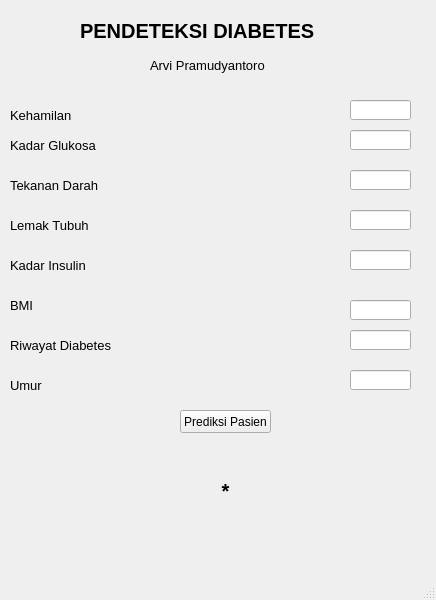
<?xml version="1.0" encoding="UTF-8"?>
<ui version="4.0">
 <class>MainWindow</class>
 <widget class="QMainWindow" name="MainWindow">
  <property name="geometry">
   <rect>
    <x>0</x>
    <y>0</y>
    <width>436</width>
    <height>600</height>
   </rect>
  </property>
  <property name="windowTitle">
   <string>MainWindow</string>
  </property>
  <widget class="QWidget" name="centralwidget">
   <widget class="QLabel" name="label">
    <property name="geometry">
     <rect>
      <x>80</x>
      <y>0</y>
      <width>311</width>
      <height>61</height>
     </rect>
    </property>
    <property name="font">
     <font>
      <pointsize>15</pointsize>
      <weight>75</weight>
      <bold>true</bold>
     </font>
    </property>
    <property name="text">
     <string>PENDETEKSI DIABETES</string>
    </property>
   </widget>
   <widget class="QLabel" name="label_2">
    <property name="geometry">
     <rect>
      <x>150</x>
      <y>50</y>
      <width>151</width>
      <height>31</height>
     </rect>
    </property>
    <property name="font">
     <font>
      <pointsize>10</pointsize>
      <weight>50</weight>
      <bold>false</bold>
     </font>
    </property>
    <property name="text">
     <string>Arvi Pramudyantoro</string>
    </property>
   </widget>
   <widget class="QLabel" name="label_3">
    <property name="geometry">
     <rect>
      <x>10</x>
      <y>100</y>
      <width>171</width>
      <height>31</height>
     </rect>
    </property>
    <property name="font">
     <font>
      <pointsize>10</pointsize>
      <weight>50</weight>
      <bold>false</bold>
     </font>
    </property>
    <property name="text">
     <string>Kehamilan</string>
    </property>
   </widget>
   <widget class="QLabel" name="label_4">
    <property name="geometry">
     <rect>
      <x>10</x>
      <y>130</y>
      <width>171</width>
      <height>31</height>
     </rect>
    </property>
    <property name="font">
     <font>
      <pointsize>10</pointsize>
      <weight>50</weight>
      <bold>false</bold>
     </font>
    </property>
    <property name="text">
     <string>Kadar Glukosa</string>
    </property>
   </widget>
   <widget class="QLabel" name="label_5">
    <property name="geometry">
     <rect>
      <x>10</x>
      <y>170</y>
      <width>171</width>
      <height>31</height>
     </rect>
    </property>
    <property name="font">
     <font>
      <pointsize>10</pointsize>
      <weight>50</weight>
      <bold>false</bold>
     </font>
    </property>
    <property name="text">
     <string>Tekanan Darah</string>
    </property>
   </widget>
   <widget class="QLabel" name="label_6">
    <property name="geometry">
     <rect>
      <x>10</x>
      <y>210</y>
      <width>171</width>
      <height>31</height>
     </rect>
    </property>
    <property name="font">
     <font>
      <pointsize>10</pointsize>
      <weight>50</weight>
      <bold>false</bold>
     </font>
    </property>
    <property name="text">
     <string>Lemak Tubuh</string>
    </property>
   </widget>
   <widget class="QLabel" name="label_7">
    <property name="geometry">
     <rect>
      <x>10</x>
      <y>250</y>
      <width>171</width>
      <height>31</height>
     </rect>
    </property>
    <property name="font">
     <font>
      <pointsize>10</pointsize>
      <weight>50</weight>
      <bold>false</bold>
     </font>
    </property>
    <property name="text">
     <string>Kadar Insulin</string>
    </property>
   </widget>
   <widget class="QLabel" name="label_8">
    <property name="geometry">
     <rect>
      <x>10</x>
      <y>290</y>
      <width>171</width>
      <height>31</height>
     </rect>
    </property>
    <property name="font">
     <font>
      <pointsize>10</pointsize>
      <weight>50</weight>
      <bold>false</bold>
     </font>
    </property>
    <property name="text">
     <string>BMI</string>
    </property>
   </widget>
   <widget class="QLabel" name="label_9">
    <property name="geometry">
     <rect>
      <x>10</x>
      <y>370</y>
      <width>171</width>
      <height>31</height>
     </rect>
    </property>
    <property name="font">
     <font>
      <pointsize>10</pointsize>
      <weight>50</weight>
      <bold>false</bold>
     </font>
    </property>
    <property name="text">
     <string>Umur</string>
    </property>
   </widget>
   <widget class="QLabel" name="label_10">
    <property name="geometry">
     <rect>
      <x>10</x>
      <y>330</y>
      <width>221</width>
      <height>31</height>
     </rect>
    </property>
    <property name="font">
     <font>
      <pointsize>10</pointsize>
      <weight>50</weight>
      <bold>false</bold>
     </font>
    </property>
    <property name="text">
     <string>Riwayat Diabetes</string>
    </property>
   </widget>
   <widget class="QLineEdit" name="input_melahirkan">
    <property name="geometry">
     <rect>
      <x>350</x>
      <y>100</y>
      <width>61</width>
      <height>20</height>
     </rect>
    </property>
   </widget>
   <widget class="QLineEdit" name="input_glukosa">
    <property name="geometry">
     <rect>
      <x>350</x>
      <y>130</y>
      <width>61</width>
      <height>20</height>
     </rect>
    </property>
   </widget>
   <widget class="QLineEdit" name="input_darah">
    <property name="geometry">
     <rect>
      <x>350</x>
      <y>170</y>
      <width>61</width>
      <height>20</height>
     </rect>
    </property>
   </widget>
   <widget class="QLineEdit" name="input_kulit">
    <property name="geometry">
     <rect>
      <x>350</x>
      <y>210</y>
      <width>61</width>
      <height>20</height>
     </rect>
    </property>
   </widget>
   <widget class="QLineEdit" name="input_insulin">
    <property name="geometry">
     <rect>
      <x>350</x>
      <y>250</y>
      <width>61</width>
      <height>20</height>
     </rect>
    </property>
   </widget>
   <widget class="QLineEdit" name="input_bmi">
    <property name="geometry">
     <rect>
      <x>350</x>
      <y>300</y>
      <width>61</width>
      <height>20</height>
     </rect>
    </property>
   </widget>
   <widget class="QLineEdit" name="input_riwayat">
    <property name="geometry">
     <rect>
      <x>350</x>
      <y>330</y>
      <width>61</width>
      <height>20</height>
     </rect>
    </property>
   </widget>
   <widget class="QLineEdit" name="input_umur">
    <property name="geometry">
     <rect>
      <x>350</x>
      <y>370</y>
      <width>61</width>
      <height>20</height>
     </rect>
    </property>
   </widget>
   <widget class="QPushButton" name="button_prediksi">
    <property name="geometry">
     <rect>
      <x>180</x>
      <y>410</y>
      <width>91</width>
      <height>23</height>
     </rect>
    </property>
    <property name="text">
     <string>Prediksi Pasien</string>
    </property>
   </widget>
   <widget class="QLabel" name="label_simpulan">
    <property name="geometry">
     <rect>
      <x>70</x>
      <y>460</y>
      <width>311</width>
      <height>61</height>
     </rect>
    </property>
    <property name="font">
     <font>
      <pointsize>15</pointsize>
      <weight>75</weight>
      <bold>true</bold>
     </font>
    </property>
    <property name="text">
     <string>*</string>
    </property>
    <property name="alignment">
     <set>Qt::AlignCenter</set>
    </property>
   </widget>
  </widget>
  <widget class="QMenuBar" name="menubar">
   <property name="geometry">
    <rect>
     <x>0</x>
     <y>0</y>
     <width>436</width>
     <height>21</height>
    </rect>
   </property>
  </widget>
  <widget class="QStatusBar" name="statusbar"/>
 </widget>
 <resources/>
 <connections/>
</ui>
